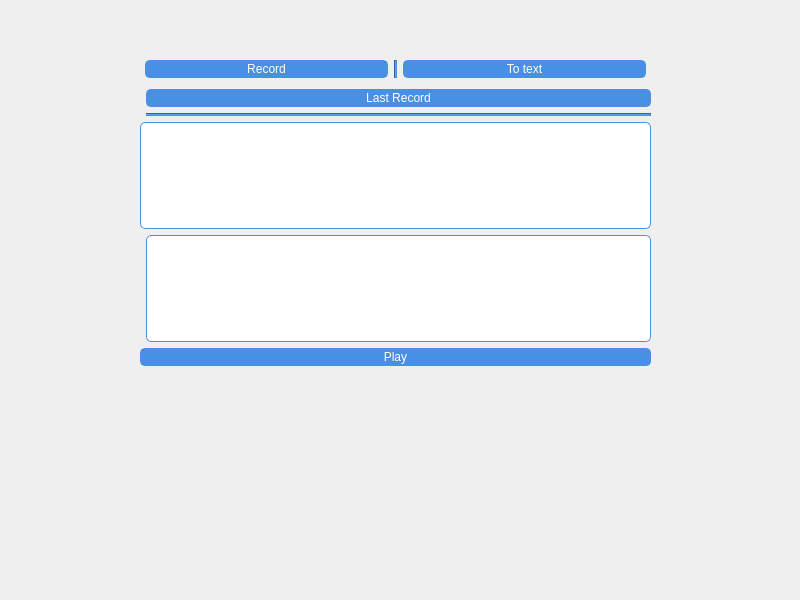
<?xml version="1.0" encoding="UTF-8"?>
<ui version="4.0">
 <class>Widget</class>
 <widget class="QWidget" name="Widget">
  <property name="geometry">
   <rect>
    <x>0</x>
    <y>0</y>
    <width>800</width>
    <height>600</height>
   </rect>
  </property>
  <property name="windowTitle">
   <string>Widget</string>
  </property>
  <property name="styleSheet">
   <string notr="true">QFrame {
        background-color: #4A90E2;&quot;
        border: 2px solid #4A90E2;&quot;
    }</string>
  </property>
  <widget class="QWidget" name="formLayoutWidget">
   <property name="geometry">
    <rect>
     <x>130</x>
     <y>50</y>
     <width>531</width>
     <height>321</height>
    </rect>
   </property>
   <layout class="QFormLayout" name="formLayout">
    <property name="leftMargin">
     <number>10</number>
    </property>
    <property name="topMargin">
     <number>5</number>
    </property>
    <property name="rightMargin">
     <number>10</number>
    </property>
    <property name="bottomMargin">
     <number>5</number>
    </property>
    <item row="0" column="0" colspan="2">
     <layout class="QHBoxLayout" name="horizontalLayout">
      <property name="leftMargin">
       <number>5</number>
      </property>
      <property name="topMargin">
       <number>5</number>
      </property>
      <property name="rightMargin">
       <number>5</number>
      </property>
      <property name="bottomMargin">
       <number>5</number>
      </property>
      <item>
       <widget class="QPushButton" name="record">
        <property name="styleSheet">
         <string notr="true">    QPushButton {
        background-color: #4A90E2;
        border: 2px solid #4A90E2;
        color: #FFFFFF;
        border-radius: 5px;
    }
    QPushButton:hover {
        background-color: #357ABD;
        border: 2px solid #357ABD;
    }
    QPushButton:pressed {
       background-color: #27679F;
       border: 2px solid #27679F;
    }</string>
        </property>
        <property name="text">
         <string>Record</string>
        </property>
       </widget>
      </item>
      <item>
       <widget class="Line" name="line_2">
        <property name="orientation">
         <enum>Qt::Vertical</enum>
        </property>
       </widget>
      </item>
      <item>
       <widget class="QPushButton" name="cancel">
        <property name="styleSheet">
         <string notr="true">    QPushButton {
        background-color: #4A90E2;
        border: 2px solid #4A90E2;
        color: #FFFFFF;
        border-radius: 5px;
    }
    QPushButton:hover {
        background-color: #357ABD;
        border: 2px solid #357ABD;
    }
    QPushButton:pressed {
       background-color: #27679F;
       border: 2px solid #27679F;
    }</string>
        </property>
        <property name="text">
         <string>To text</string>
        </property>
       </widget>
      </item>
     </layout>
    </item>
    <item row="3" column="0" colspan="2">
     <widget class="QTextEdit" name="textEdit">
      <property name="styleSheet">
       <string notr="true">QTextEdit {
    background-color: #FFFFFF;
    color: #000000;
    border: 1px solid #4A90E2;
    border-radius: 5px;
    padding: 5px;
}

QTextEdit:hover {
    border: 1px solid #357ABD;
}

QTextEdit:focus {
    border: 1px solid #0078D4;
    background-color: #E5F6FE;
}</string>
      </property>
     </widget>
    </item>
    <item row="1" column="0">
     <widget class="Line" name="line">
      <property name="styleSheet">
       <string notr="true"/>
      </property>
      <property name="frameShadow">
       <enum>QFrame::Plain</enum>
      </property>
      <property name="lineWidth">
       <number>3</number>
      </property>
      <property name="midLineWidth">
       <number>3</number>
      </property>
      <property name="orientation">
       <enum>Qt::Horizontal</enum>
      </property>
     </widget>
    </item>
    <item row="5" column="0" colspan="2">
     <widget class="QPushButton" name="pushButton">
      <property name="styleSheet">
       <string notr="true">    QPushButton {
        background-color: #4A90E2;
        border: 2px solid #4A90E2;
        color: #FFFFFF;
        border-radius: 5px;
    }
    QPushButton:hover {
        background-color: #357ABD;
        border: 2px solid #357ABD;
    }
    QPushButton:pressed {
       background-color: #27679F;
       border: 2px solid #27679F;
    }</string>
      </property>
      <property name="text">
       <string>Play</string>
      </property>
     </widget>
    </item>
    <item row="1" column="1">
     <widget class="QPushButton" name="pushButton_2">
      <property name="styleSheet">
       <string notr="true">    QPushButton {
        background-color: #4A90E2;
        border: 2px solid #4A90E2;
        color: #FFFFFF;
        border-radius: 5px;
    }
    QPushButton:hover {
        background-color: #357ABD;
        border: 2px solid #357ABD;
    }
    QPushButton:pressed {
       background-color: #27679F;
       border: 2px solid #27679F;
    }</string>
      </property>
      <property name="text">
       <string>Last Record</string>
      </property>
     </widget>
    </item>
    <item row="2" column="1">
     <widget class="Line" name="line_3">
      <property name="orientation">
       <enum>Qt::Horizontal</enum>
      </property>
     </widget>
    </item>
    <item row="4" column="0">
     <widget class="Line" name="line_4">
      <property name="orientation">
       <enum>Qt::Horizontal</enum>
      </property>
     </widget>
    </item>
    <item row="4" column="1">
     <widget class="QTextEdit" name="textEdit_2">
      <property name="styleSheet">
       <string notr="true">QTextEdit {
    background-color: #FFFFFF;
    color: #000000;
    border: 1px solid #4A90E2;
    border-radius: 5px;
    padding: 5px;
}

QTextEdit:hover {
    border: 1px solid #357ABD;
}

QTextEdit:focus {
    border: 1px solid #0078D4;
    background-color: #E5F6FE;
}</string>
      </property>
     </widget>
    </item>
   </layout>
  </widget>
 </widget>
 <resources/>
 <connections/>
</ui>
